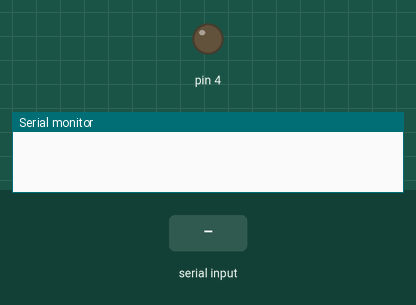
Recording of a sketch running on a simulated Arduino Uno, built for the host (arithmetic inside an expression is 32-bit, double 64-bit). Parts: output pins drawn as LEDs (lit = HIGH), the last lines printed to the serial monitor. Inputs (shaded band) come from the test bench.

Above: at 1.2 s.
1.3 s: "ON\n" received over Serial
At 2.2 s:
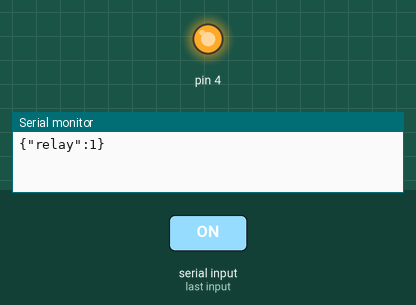
2.8 s: "OFF\n" received over Serial
At 3.3 s:
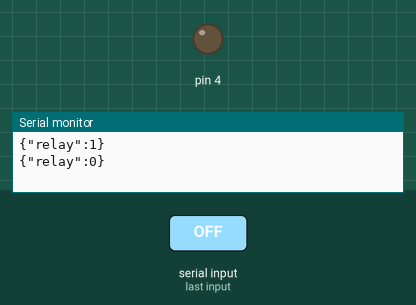
Timing chart, 0 to 5.8 s (numbered marks = the images above; inputs shaded):
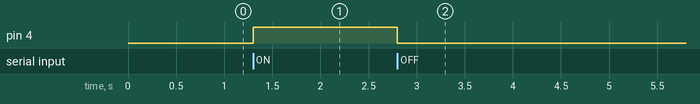

Measured:
- after the input at 1.3 s, pin 4: LOW → HIGH at once
- after the input at 2.8 s, pin 4: HIGH → LOW at once

The sketch:

main.ino
```cpp
        /*
         * #09 STM32 Relay Remote Control
         * STM32 Arduino Core — local GPIO and serial test firmware
         */
        const int RELAY=PA4; bool relayOn=false;
        void setup() {
          pinMode(RELAY,OUTPUT);
          Serial.begin(115200);
        }
        void loop() { if(Serial.available()){
  String c=Serial.readStringUntil('\n'); c.trim();
  if(c=="ON") relayOn=true; if(c=="OFF") relayOn=false;
  digitalWrite(RELAY, relayOn?HIGH:LOW);
  Serial.print("{\"relay\":"); Serial.print(relayOn?1:0); Serial.println("}");
} }
```
